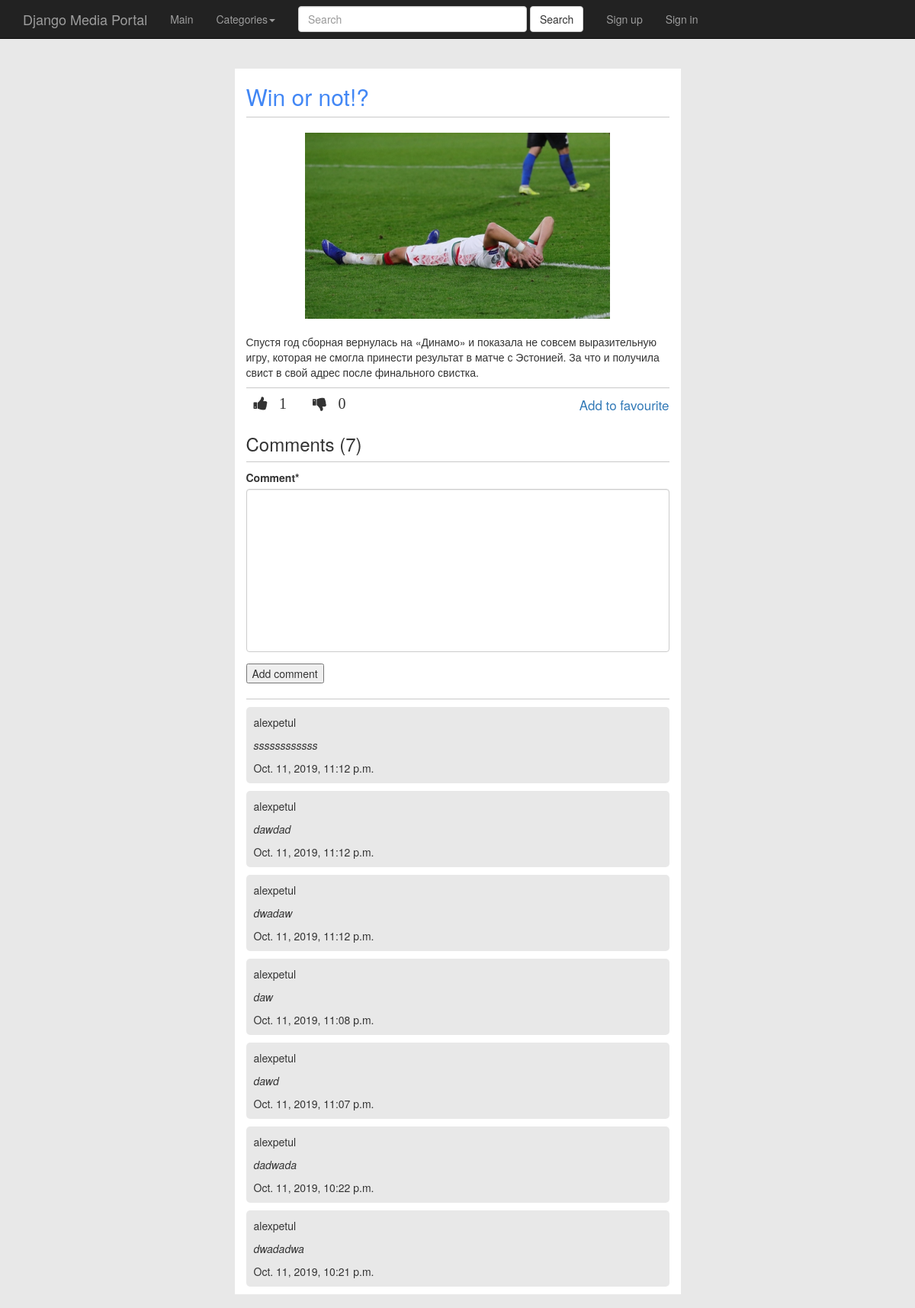
/article/sport/win-or-not/, run on an earlier commit of the app's database.
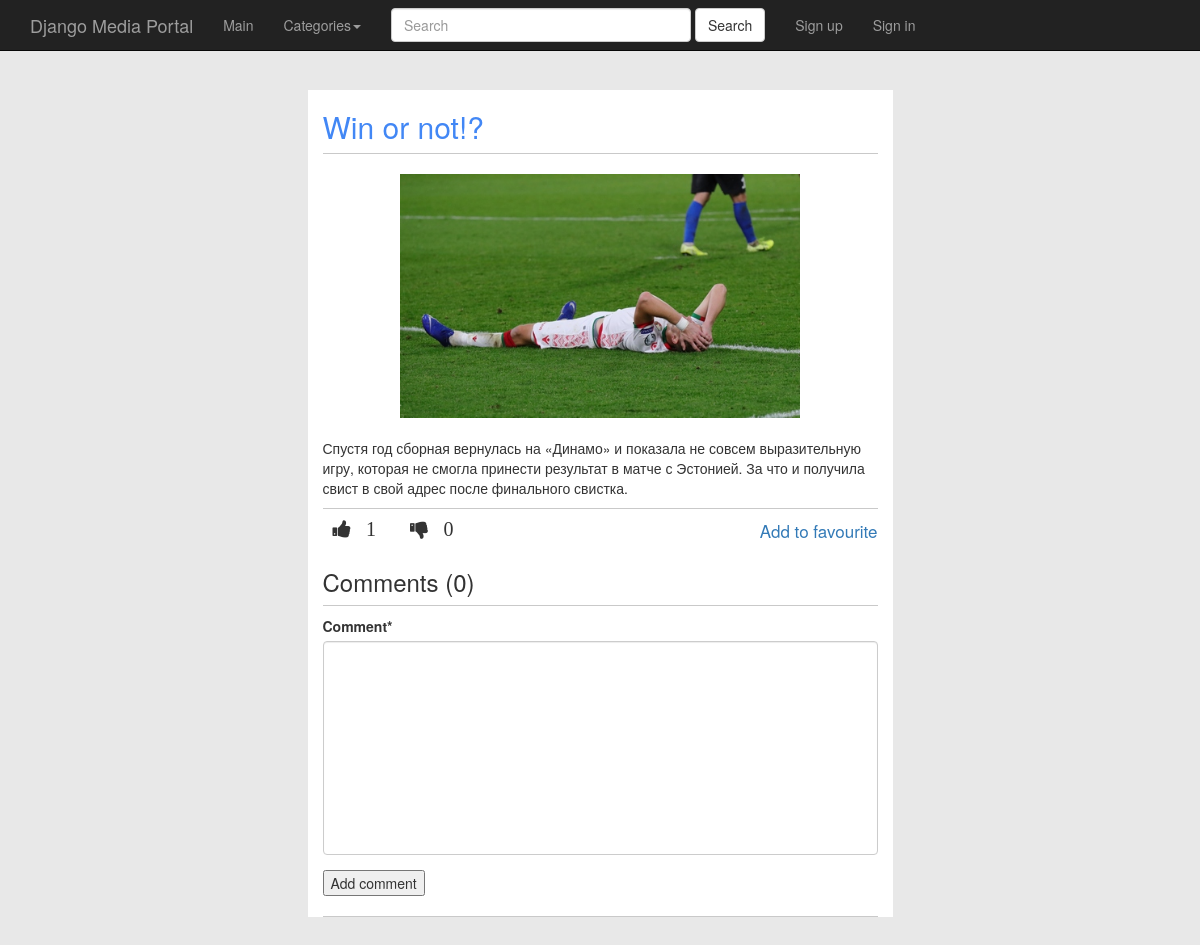
And on a later commit of the database.
### mediaportal_app/models.py (models this page shows, shortened)
class Article(models.Model):
	category = models.ForeignKey(Category, on_delete=models.CASCADE)
	title = models.CharField(max_length=120)
	slug = models.SlugField(max_length=120)
	image = models.ImageField(upload_to=generate_filename)
	content = models.TextField()
	likes = models.PositiveIntegerField(default=0)
	dislikes = models.PositiveIntegerField(default=0)
	comments = models.ManyToManyField('Comments', blank=True)
	time_added = models.DateTimeField(auto_now_add=True)
	users_reactions = models.ManyToManyField(settings.AUTH_USER_MODEL, blank=True)
	def get_absolute_url(self):
		return reverse('article_detail_view', kwargs={'category_slug': self.category.slug, 'slug': self.slug})

class Comments(models.Model):
	author = models.ForeignKey(settings.AUTH_USER_MODEL, on_delete=models.DO_NOTHING)
	comment = models.TextField()
	timestamp = models.DateTimeField(auto_now_add=True, auto_now=False)
	class Meta:
		verbose_name_plural = "Comments's"

### mediaportal_app/views.py (the view)
# urls.py: re_path(r'^article/(?P<category_slug>[-\w]+)/(?P<slug>[-\w]+)/$', ArticleDetailView.as_view(), name='article_detail_view'),
class ArticleDetailView(DetailView):
	model = Article
	template_name = 'article_detail.html'
	def get_context_data(self, *args, **kwargs):
		context = super(ArticleDetailView, self).get_context_data(*args, **kwargs)
		context['categories'] = Category.objects.all()
		context['article'] = self.get_object()
		context['article_comments'] = self.get_object().comments.all().order_by('-timestamp')
		context['form'] = CommentCreationForm()
		return context

### mediaportal_app/forms.py
class CommentCreationForm(forms.ModelForm):
	content = forms.CharField(widget=forms.Textarea, label='Comment')
	class Meta:
		model = Article
		fields = ('content',)
	def __init__(self, *args, **kwargs):
		super(CommentCreationForm, self).__init__(*args, **kwargs)

### mediaportal_app/models.py (called while the page is built)
	def get_absolute_url(self):
		return reverse('category_detail_view', kwargs={'slug': self.slug})

### mediaportal_app/templates/article_detail.html (shortened to what this page needs)
{% extends 'index.html' %}
{% load static %}
{% load crispy_forms_tags %}
{% block content %}
<div class="container">
	<div class="row">
		<div class="col-md-6 col-md-offset-3 article-item">
			<a href="{{ article.get_absolute_url }}"><h2>{{ article.title }}</h2></a>
			<img height="250" width="400" src="{{ article.image.url }}" class="img-responsive">
			<p>{{ article.content }}</p>
			<div class="post-footer">
				<i class="fa fa-thumbs-up like" id="like-{{ article.id }}" data-id="{{ article.id }}" aria-hidden="true">
					<span id="likes-count-{{ article.id }}">{{ article.likes }}</span>
				</i>
				<i class="fa fa-thumbs-down dislike" id="dislike-{{ article.id }}" data-id="{{ article.id }}" aria-hidden="true">
					<span id="dislikes-count-{{ article.id }}">{{ article.dislikes }}</span>
				</i>
				<span class="add-to-fav" article-id="{{ article.id }}"><a href="#">Add to favourite</a></span>
			</div>
			<h3>Comments (<span id="comments-count">{{ article_comments.count }}</span>)</h3>
			<form method="POST" action="">
				{{ form|crispy }}
				<input type="button" id="add-new-post" value="Add comment" article-id="{{ article.id }}">
			</form>
			<div class="comments">
				{% for comment in article_comments %}
				<div class="comment-item">
					<span>{{ comment.author }}</span>
					<p>{{ comment.comment }}</p>
					<span>{{ comment.timestamp }}</span>
				</div>
				{% endfor %}
			</div>
		</div>
	</div>
</div>
{% endblock content %}

### mediaportal_app/templates/index.html (shortened to what this page needs)
<!DOCTYPE html>
<html lang="en">
{% load static %}
<head>
	<link href="{% static 'css/bootstrap.min.css' %}" rel="stylesheet">
	<link href="{% static 'css/4-col-portfolio.css' %}" rel="stylesheet">
	<link rel="stylesheet" type="text/css" href="{% static 'css/style.css' %}">
	<link rel="stylesheet" href="{% static 'font-awesome/css/font-awesome.min.css' %}">
</head>
<body>
	<nav class="navbar navbar-inverse navbar-fixed-top" role="navigation">
		<div class="container">
			<div class="navbar-header">
				<a class="navbar-brand" href="{% url 'categories_view' %}">Django Media Portal</a>
			</div>
			<div class="collapse navbar-collapse" id="bs-example-navbar-collapse-1">
				<ul class="nav navbar-nav">
					<li>
						<a href="{% url 'categories_view' %}">Main</a>
					</li>
					<li class="dropdown">
						<a href="#" class="dropdown-toggle" data-toggle="dropdown" role="button" aria-haspopup="true"
						aria-expanded="false">Categories<span class="caret"></span></a>
					</li>
					<form class="navbar-form navbar-left" method="GET" action="{% url 'search_view' %}">
						<div class="form-group">
							<input style="width: 300px;" type="text" class="form-control" name="q" placeholder="Search">
						</div>
						<button type="submit" class="btn btn-default">Search</button>
					</form>
					{% if not request.user.is_authenticated %}
					<li>
						<a href="{% url 'registration_view' %}">Sign up</a>
					</li>
					<li>
						<a href="{% url 'login_view' %}">Sign in</a>
					</li>
					{% endif %}
				</ul>
			</div>
		</div>
	</nav>
	{% block content %}{% endblock content %}
</body>
</html>

### static_in_dev/css/4-col-portfolio.css (style rules this page uses)
body { padding-top: 70px; }

### static_in_dev/css/style.css (style rules this page uses)
body { background-color: #e8e8e8; }
textarea { resize: none; }
.article-item { margin-top: 20px; background-color: white; }
.article-item:last-child { margin-bottom: 50px; }
.article-item img { display: block; margin: 20px auto 20px auto; }
.article-item a { text-decoration: none; }
.article-item h2 { border-bottom: 1px solid #c9c9c9; padding-bottom: 10px; color: #4287f5; }
.article-item input[type="button"] { margin-bottom: 20px; }
.article-item form { border-bottom: 1px solid #c9c9c9; }
.article-item h3 { border-bottom: 1px solid #c9c9c9; padding-bottom: 10px; }
.article-item .post-footer { border-top: 1px solid #c9c9c9; }
.article-item .post-footer i { font-size: 20px; margin: 10px 0px 10px 10px; cursor: pointer; }
.article-item .post-footer i span { margin-left: 10px; }
.article-item .post-footer i:not(:first-child) { margin-left: 30px; }
.article-item .post-footer .add-to-fav { float: right; margin-top: 10px; font-size: 17px; }

What changed in the data, as far as the page shows it:
removed Comments: author "alexpetul", comment "ssssssssssss", timestamp "Oct. 11, 2019, 11:12 p.m."
removed Comments: author "alexpetul", comment "dawdad", timestamp "Oct. 11, 2019, 11:12 p.m."
removed Comments: author "alexpetul", comment "dwadaw", timestamp "Oct. 11, 2019, 11:12 p.m."
removed Comments: author "alexpetul", comment "daw", timestamp "Oct. 11, 2019, 11:08 p.m."
removed Comments: author "alexpetul", comment "dawd", timestamp "Oct. 11, 2019, 11:07 p.m."
removed Comments: author "alexpetul", comment "dadwada", timestamp "Oct. 11, 2019, 10:22 p.m."
removed Comments: author "alexpetul", comment "dwadadwa", timestamp "Oct. 11, 2019, 10:21 p.m."
Also different on the page:
{{ article_comments.count }}: "7" → "0"
